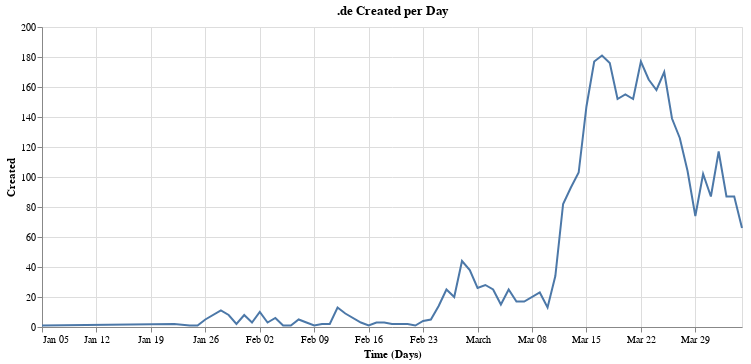

Notebook source saved alongside this figure:
### Markdown cell above
Yes, it does. How about the highest country code, .de?

### Code cell
de = df[df.tld == 'de'].groupby('created').count()
alt.Chart(de.reset_index(), width=700, title=".de Created per Day").mark_line().encode(
    alt.X("created:T", title="Time (Days)"),
    alt.Y('domain:Q', title="Created")
)

### Figure 1 — Vega-Lite specification as saved in the notebook (floating-point values rounded to 4 significant figures)
{"config": {"view": {"continuousWidth": 400, "continuousHeight": 300}}, "data": {"name": "data-401652b45c8b7cfb52de9ed0b574fca5"}, "mark": "line", "encoding": {"x": {"type": "temporal", "field": "created", "title": "Time (Days)"}, "y": {"type": "quantitative", "field": "domain", "title": "Created"}}, "title": ".de Created per Day", "width": 700, "$schema": "https://vega.github.io/schema/vega-lite/v4.8.1.json", "datasets": {"data-401652b45c8b7cfb52de9ed0b574fca5": [{"created": "2020-01-05T00:00:00", "domain": 1, "risk": 1, "tld": 1}, {"created": "2020-01-22T00:00:00", "domain": 2, "risk": 2, "tld": 2}, {"created": "2020-01-24T00:00:00", "domain": 1, "risk": 1, "tld": 1}, {"created": "2020-01-25T00:00:00", "domain": 1, "risk": 1, "tld": 1}, {"created": "2020-01-26T00:00:00", "domain": 5, "risk": 5, "tld": 5}, {"created": "2020-01-28T00:00:00", "domain": 11, "risk": 11, "tld": 11}, {"created": "2020-01-29T00:00:00", "domain": 8, "risk": 8, "tld": 8}, {"created": "2020-01-30T00:00:00", "domain": 2, "risk": 2, "tld": 2}, {"created": "2020-01-31T00:00:00", "domain": 8, "risk": 8, "tld": 8}, {"created": "2020-02-01T00:00:00", "domain": 3, "risk": 3, "tld": 3}, {"created": "2020-02-02T00:00:00", "domain": 10, "risk": 10, "tld": 10}, {"created": "2020-02-03T00:00:00", "domain": 3, "risk": 3, "tld": 3}, {"created": "2020-02-04T00:00:00", "domain": 6, "risk": 6, "tld": 6}, {"created": "2020-02-05T00:00:00", "domain": 1, "risk": 1, "tld": 1}, {"created": "2020-02-06T00:00:00", "domain": 1, "risk": 1, "tld": 1}, {"created": "2020-02-07T00:00:00", "domain": 5, "risk": 5, "tld": 5}, {"created": "2020-02-08T00:00:00", "domain": 3, "risk": 3, "tld": 3}, {"created": "2020-02-09T00:00:00", "domain": 1, "risk": 1, "tld": 1}, {"created": "2020-02-10T00:00:00", "domain": 2, "risk": 2, "tld": 2}, {"created": "2020-02-11T00:00:00", "domain": 2, "risk": 2, "tld": 2}, {"created": "2020-02-12T00:00:00", "domain": 13, "risk": 13, "tld": 13}, {"created": "2020-02-13T00:00:00", "domain": 9, "risk": 9, "tld": 9}, {"created": "2020-02-15T00:00:00", "domain": 3, "risk": 3, "tld": 3}, {"created": "2020-02-16T00:00:00", "domain": 1, "risk": 1, "tld": 1}, {"created": "2020-02-17T00:00:00", "domain": 3, "risk": 3, "tld": 3}, {"created": "2020-02-18T00:00:00", "domain": 3, "risk": 3, "tld": 3}, {"created": "2020-02-19T00:00:00", "domain": 2, "risk": 2, "tld": 2}, {"created": "2020-02-20T00:00:00", "domain": 2, "risk": 2, "tld": 2}, {"created": "2020-02-21T00:00:00", "domain": 2, "risk": 2, "tld": 2}, {"created": "2020-02-22T00:00:00", "domain": 1, "risk": 1, "tld": 1}, {"created": "2020-02-23T00:00:00", "domain": 4, "risk": 4, "tld": 4}, {"created": "2020-02-24T00:00:00", "domain": 5, "risk": 5, "tld": 5}, {"created": "2020-02-25T00:00:00", "domain": 14, "risk": 14, "tld": 14}, {"created": "2020-02-26T00:00:00", "domain": 25, "risk": 25, "tld": 25}, {"created": "2020-02-27T00:00:00", "domain": 20, "risk": 20, "tld": 20}, {"created": "2020-02-28T00:00:00", "domain": 44, "risk": 44, "tld": 44}, {"created": "2020-02-29T00:00:00", "domain": 38, "risk": 38, "tld": 38}, {"created": "2020-03-01T00:00:00", "domain": 26, "risk": 26, "tld": 26}, {"created": "2020-03-02T00:00:00", "domain": 28, "risk": 28, "tld": 28}, {"created": "2020-03-03T00:00:00", "domain": 25, "risk": 25, "tld": 25}, {"created": "2020-03-04T00:00:00", "domain": 15, "risk": 15, "tld": 15}, {"created": "2020-03-05T00:00:00", "domain": 25, "risk": 25, "tld": 25}, {"created": "2020-03-06T00:00:00", "domain": 17, "risk": 17, "tld": 17}, {"created": "2020-03-07T00:00:00", "domain": 17, "risk": 17, "tld": 17}, {"created": "2020-03-09T00:00:00", "domain": 23, "risk": 23, "tld": 23}, {"created": "2020-03-10T00:00:00", "domain": 13, "risk": 13, "tld": 13}, {"created": "2020-03-11T00:00:00", "domain": 34, "risk": 34, "tld": 34}, {"created": "2020-03-12T00:00:00", "domain": 82, "risk": 82, "tld": 82}, {"created": "2020-03-13T00:00:00", "domain": 93, "risk": 93, "tld": 93}, {"created": "2020-03-14T00:00:00", "domain": 103, "risk": 103, "tld": 103}, {"created": "2020-03-15T00:00:00", "domain": 147, "risk": 147, "tld": 147}, {"created": "2020-03-16T00:00:00", "domain": 177, "risk": 177, "tld": 177}, {"created": "2020-03-17T00:00:00", "domain": 181, "risk": 181, "tld": 181}, {"created": "2020-03-18T00:00:00", "domain": 176, "risk": 176, "tld": 176}, {"created": "2020-03-19T00:00:00", "domain": 152, "risk": 152, "tld": 152}, {"created": "2020-03-20T00:00:00", "domain": 155, "risk": 155, "tld": 155}, {"created": "2020-03-21T00:00:00", "domain": 152, "risk": 152, "tld": 152}, {"created": "2020-03-22T00:00:00", "domain": 177, "risk": 177, "tld": 177}, {"created": "2020-03-23T00:00:00", "domain": 165, "risk": 165, "tld": 165}, {"created": "2020-03-24T00:00:00", "domain": 158, "risk": 158, "tld": 158}, {"created": "2020-03-25T00:00:00", "domain": 170, "risk": 170, "tld": 170}, {"created": "2020-03-26T00:00:00", "domain": 139, "risk": 139, "tld": 139}, {"created": "2020-03-27T00:00:00", "domain": 126, "risk": 126, "tld": 126}, {"created": "2020-03-28T00:00:00", "domain": 104, "risk": 104, "tld": 104}, {"created": "2020-03-29T00:00:00", "domain": 74, "risk": 74, "tld": 74}, {"created": "2020-03-30T00:00:00", "domain": 102, "risk": 102, "tld": 102}, {"created": "2020-03-31T00:00:00", "domain": 87, "risk": 87, "tld": 87}, {"created": "2020-04-01T00:00:00", "domain": 117, "risk": 117, "tld": 117}, {"created": "2020-04-02T00:00:00", "domain": 87, "risk": 87, "tld": 87}, {"created": "2020-04-03T00:00:00", "domain": 87, "risk": 87, "tld": 87}, {"created": "2020-04-04T00:00:00", "domain": 66, "risk": 66, "tld": 66}]}}
